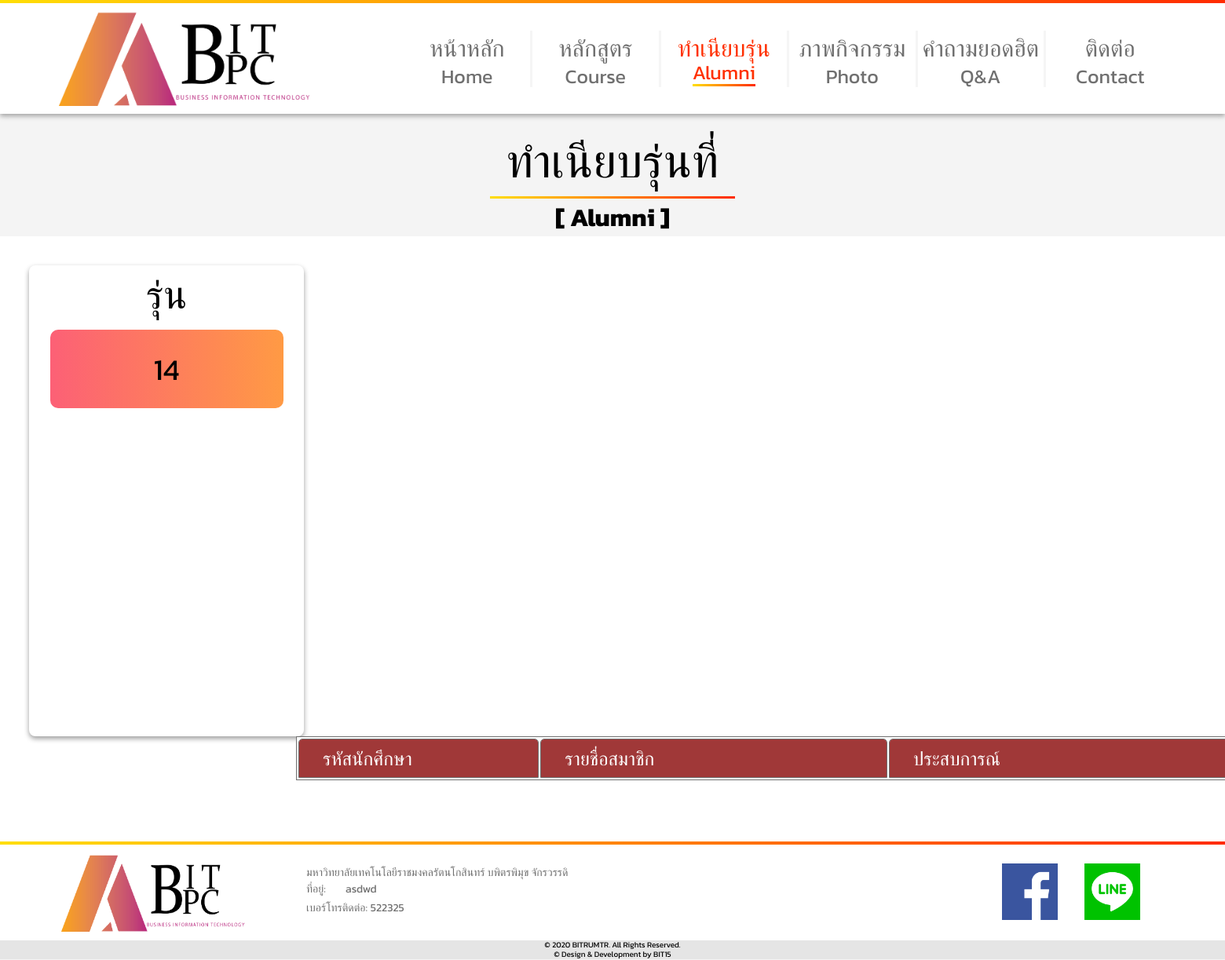
The page /webBPC/Yearbook.php on the database its author committed.
### tables this page shows
CREATE TABLE `tbyear` (
  `Year` int(5) NOT NULL,
  `Member` int(5) NOT NULL,
  `Yearimg` varchar(50) NOT NULL,
  `Status` tinyint(1) NOT NULL
);

CREATE TABLE `tbpage` (
  `ID` int(5) NOT NULL,
  `Logo` varchar(50) NOT NULL,
  `Topic` varchar(100) NOT NULL,
  `Tittle` varchar(100) NOT NULL,
  `Text` text NOT NULL,
  `Phone` text NOT NULL
);

### webBPC/Yearbook.php (the view, shortened to what this page needs)
<?php require_once 'connectDB.php'?>
<html lang="en">
<head>
    <link rel="stylesheet" href="../webBPC/Yearbook.css">
    <link rel="stylesheet" href="../webBPC/headandFooter.css">
    <link rel="stylesheet" href="../webBPC/Yearbook.css">
</head>
<body>
    <header>
        <div class="container-header">
            <div class="grid-nav">
            <div class="logo">
            <a href="home.php"> <img src="../adminBPC/pic/Image 12224.png" alt="" ></a>
            </div>
            <ul class="menu">
                <li><a href="home.php" >หน้าหลัก<br> <span>Home</span><div class="border-menu"></div> </a> </li>
                <li><a>หลักสูตร<br><span>Course</span><div class="border-menu"></div></a>
                </li>
                <li><a href="Yearbook.php"class="active">ทำเนียบรุ่น<br><span>Alumni</span></a><div class="border-menu"></div></li>
                <li><a href="photo.php">ภาพกิจกรรม<br><span>Photo</span><div class="border-menu"></div></a></li>
                <li><a href="QA.php">คำถามยอดฮิต<br><span>Q&A</span><div class="border-menu"></div></a></li>
                <li><a href="content.php">ติดต่อ<br> <span>Contact</span> <div class="border-menu"></div></a></li>
            </ul>
        </div>
        </div>
        </header>
        <div class="title">
        <?php
                        $nquery="SELECT * from  tbyear WHERE Year ='$_POST[yearch]'AND Status = '1'";
                        $result=mysqli_query($conn,$nquery);
                        $res = mysqli_fetch_array($result);
        ?>
            <h1>ทำเนียบรุ่นที่ <?php echo" $res[Year]";?></h1>
            <div class="border-content-t"></div>
        <h1>[ Alumni ]</h1>
        </div>
        <div class="container">
            <div class="year-study">
                <h1 class="year-type">รุ่น</h1>
                <form action="Yearbook.php" method="POST">
                    <div class="yeararea" id="div">
                         <?php
                             include_once('connectDB.php');
                            $nquery="SELECT * from  tbyear WHERE Status = '1' order by Year DESC ";
                             $result=mysqli_query($conn,$nquery);
                             while($rs = mysqli_fetch_array($result))
                             {
                             echo " <button type='submit' name='yearch' value='$rs[Year]'  class='btn'>$rs[Year]</button> ";
                             }
                        ?>
                    </div>
            </div>
                <div class="container-photo">
                </div>
                <div class='sumtable'>
                    <table id='myTable'>
                    <th style='width:25%'>รหัสนักศึกษา</th><th >รายชื่อสมาชิก</th><th>ประสบการณ์</th>
                    </table>
                </div>
        </div>
    <footer>
        <div class="border"></div>
        <div class="foot">
        <?php
           include_once('footer.php');
            ?>
        <div class="bread">
            <span>© 2020 BITRUMTR. All Rights Reserved. <br> </span>
                     <span>© Design & Development by BIT15</span>
        </div>
    </footer>
</body>
</html>

### webBPC/footer.php
<?php
    include_once('connectDB.php');
                    $query="SELECT * FROM tbpage";
                    $result=mysqli_query($conn,$query);
                    $rs=mysqli_fetch_array($result);
echo " <img src='../webBPC/pic/Image 12224.png' alt='' class='logo-f'>
            <div class='adddese'><span>มหาวิทยาลัยเทคโนโลยีราชมงคลรัตนโกสินทร์ บพิตรพิมุข จักรวรรดิ</span>
                <div class='add'> <span>ที่อยู่:</span>
                    <span>$rs[Text]</span>
                </div>
                <span>เบอร์โทรติดต่อ:</span>
                <span>$rs[Phone]</span>
            </div>
        </div>
           ";
            ?>
            <?php
            include_once('connectDB.php');
            $query="SELECT * FROM tbcon";
            $result=mysqli_query($conn,$query);
            $rs=mysqli_fetch_array($result);
            echo" <div class='social'>
           <a href='$rs[Facebook]'> <img src='../webBPC/pic/facebook.png'alt=''></a>
           <a href='$rs[Li]'> <img src='../webBPC/pic/line.png' alt=''></a>
        </div>";
            ?>

### webBPC/Yearbook.css (style rules this page uses)
.title h1:nth-child(1) { font-size: 60px; font-weight: 400; }
.container { text-align: center; display: grid; grid-template-columns: 370px 1fr; background-color: white; padding-bottom: 5%; }
.title { text-align: center; width: 100%; }
.year-study { border-radius: 8px; height: 600px; margin-top: 2%; width: 350px; margin: 10% 0 0 10%; box-shadow: 0 3px 6px rgb(156, 156, 156); }
.year-study button { outline: none; text-align: center; font-size: 38px; letter-spacing: 0px; width: 297px; height: 100px; transition: ease-in-out 0.3s; border: 0px solid; border-radius: 10px; margin-top: 2%; cursor: pointer; background-size: 300% 100%; background-image: linear-gradient(to right, #fc6076, #ff9a44, #ef9d43, #e75516); }
.sumtable { grid-column: span 2; margin-left: 20%; width: 1300px; margin-top: 0%; max-height: 415px; overflow-x: hidden; overflow-y:scroll ; }
table { margin-left: 5%; background: #FFFFFF 0% 0% no-repeat padding-box; border: 1px solid #707070; opacity: 1; max-width: 1300px; }
table th { text-align: left; font-size: 24px; font-weight: 400; padding-left: 30px; letter-spacing: 0px; color: #FFFFFF; opacity: 1; width: 1170px; height: 50px; background: #A03838 0% 0% no-repeat padding-box; border: 1px solid #707070; border-radius: 5px 5px 0px 0px; opacity: 1; }
.year-type { font-size: 50px; font-weight: 400; }
.yeararea { max-height: 510px; overflow-x: hidden; overflow-y: scroll; }

### webBPC/headandFooter.css (style rules this page uses)
* { margin: 0; padding: 0; box-sizing: border-box; font-family: 'Kanit', sans-serif; -webkit-box-sizing: border-box; -moz-box-sizing: border-box; box-sizing: border-box; }
body { background-color: #F4F4F4; }
header { width: 100%; background-color: #FFFFFF; box-shadow: 0px 3px 6px #00000054; margin-bottom: 1%; }
.border-menu { background: transparent linear-gradient(to right, #FFDE06 0%, #FF2B00 100%) ; height: 3px; width: 50%; margin: 0 auto; }
.menu .active { color: #FF3000; }
.border-content-t { background: transparent linear-gradient(to right, #FFDE06 0%, #FF2B00 100%) ; height: 3px; width: 20%; margin: 0 auto; }
.border { background: transparent linear-gradient(to right, #FFDE06 0%, #FF2B00 100%) ; opacity: 1; height: 4px; width: 100%; }
.logo { width: 88%; margin: 0 auto; float: right; }
.logo a img { max-width: 320px; max-height: 133px; }
.logo-f { width: 60%; height: 90%; margin: 3% auto; }
.container-header { max-width: 1920px; width:100%; padding: 10px; text-align: center; }
.grid-nav { display: grid; grid-template-columns:450px 1fr; }
ul.menu { display: grid; grid-template-columns: repeat(6, 1fr); width: 90%; margin-left:5%; }
.menu span { font-size: 25px; }
ul.menu li { border-right: 0.3ch solid #f5f5f5; text-align: center; margin-top: 15%; padding-top: 5%; list-style-type: none; height: 60%; line-height: 30px; transition: ease-in-out 0.3s; }
ul.menu li:nth-child(6) { border-right: 0 solid #C2C2C2; text-align: center; margin-top: 15%; padding-top: 5%; height: 60%; list-style-type: none; }
ul.menu li a { text-decoration: none; color: #707070; font-size: 30px; transition: ease-in-out 0.3s; }
footer { background-color: #FFFFFF; width: 100%; bottom: 0; top: 0; }
.foot { display: inline-grid; grid-template-columns: 390px 500px ; }
.foot img { padding-bottom: 10px; }
.foot span { font-size: 14px; color: #707070; }
.adddese { text-align: left; margin-top: 5%; }
.social { margin-top: 1.5%; margin-right: 5%; float: right; }
.social img:nth-child(1) { margin-right:30px }
.bread { text-align: center; background-color: #E5E5E5; line-height: 12px; }
.bread span { font-size:10px }
.add { display: grid; grid-template-columns: 50px 500px; }

### rows shown on the page
tbyear: Year "14"
tbpage: Text "asdwd", Phone "522325"
